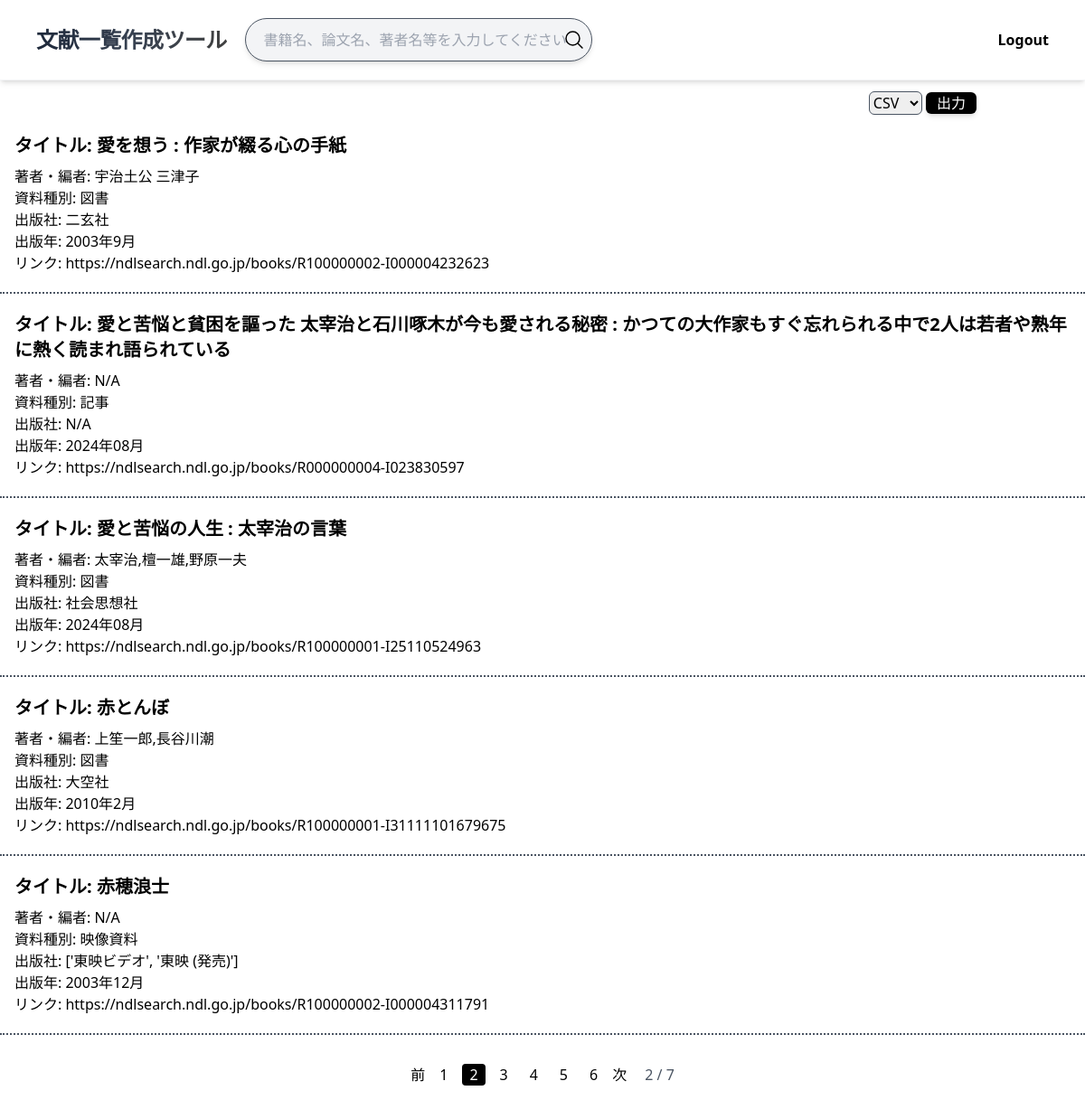
The page /mypage/?page=2 (signed in) on the database its author committed.
### api/models.py (models this page shows)
class Book(models.Model):
    type = models.ManyToManyField(Type, blank=True) #図書種別
    title = models.CharField(max_length=255) #資料タイトル
    author = models.ManyToManyField(Author, blank=True) #著者
    publisher = models.ForeignKey(Publisher, on_delete=models.PROTECT) #出版社
    date = models.CharField(max_length=10) #出版年
    magazine_title = models.ManyToManyField(Magazine, blank=True) #掲載誌タイトル
    magazine_number = models.CharField(max_length=20, blank=True) #掲載誌関数
    magazine_date = models.CharField(max_length=10, blank=True) #掲載誌出版年
    page = models.CharField(max_length=20, blank=True) #論文掲載ページ数
    link = models.URLField(blank=True) #図書資料へのアクセスURL
    user = models.ForeignKey(User, on_delete=models.CASCADE, related_name='favorites', null=True) #email

class Author(models.Model):
    author = models.CharField(max_length=20)

class Type(models.Model):
    type = models.CharField(max_length=5)

class Publisher(models.Model):
    publisher = models.CharField(max_length=20)

### api/views.py (the view)
# urls.py: path('mypage/', BookListView.as_view(), name='mypage'),
class BookListView(ListView, FormView):
    print("OK")
    template_name = 'mypage.html'
    context_object_name = 'book_obj'
    form_class = SearchForm
    paginate_by = 5
    def get_queryset(self):
        print('get_queryset関数OK')
        return Book.objects.filter(user=self.request.user)

### api/forms.py
class SearchForm(forms.Form):
    searchword = forms.CharField(label="検索ワード", max_length=10, )
    def __init__(self, *args, **kwargs):
        super().__init__(*args, **kwargs)
        self.fields["searchword"].widget.attrs["class"] = "block w-full h-12 pl-5 border rounded-full bg-gray-100 border-gray-600 shadow-md "
        self.fields["searchword"].widget.attrs["placeholder"] = "書籍名、論文名、著者名等を入力してください"

### templates/mypage.html (shortened to what this page needs)
{% load static %}
<!DOCTYPE html>
<html lang="en">
<head>
    <script src="https://cdn.tailwindcss.com"></script>
</head>
<body class="h-full">
    {% block content %}
    <header class="mb-3 border-b border-gray-100 shadow-md">
        <div class="flex justify-between py-5 mx-10 border-gray-600">
            <div class="flex space-x-5">
                <div class="flex items-center">
                    <a href="{% url "api:top" %}">
                        <span class="text-2xl font-semibold tracking-tight
                        bg-gradient-to-r from-slate-800 via-gray-700 to-neutral-700
                        bg-clip-text text-transparent">文献一覧作成ツール</span>
                    </a>
                </div>
                <div class="flex items-center">
                    <form action="/search/" method="post">
                        <div class="relative w-96">
                            {{ form.searchword }}
                            <button type="submit" class="absolute right-2 top-2/4 -translate-y-2/4">
                                    <svg xmlns="http://www.w3.org/2000/svg" fill="none" viewBox="0 0 24 24" stroke-width="1.5" stroke="currentColor" class="size-6">
                                        <path stroke-linecap="round" stroke-linejoin="round" d="m21 21-5.197-5.197m0 0A7.5 7.5 0 1 0 5.196 5.196a7.5 7.5 0 0 0 10.607 10.607Z" />
                                    </svg>
                            </button>
                        </div>
                    </form>
                </div>
            </div>
            <div class="flex items-center">
                <nav class="space-x-4">
                    <form method="post" action="{% url "api:logout" %}">
                        <button type="submit" class="font-semibold">Logout</button>
                    </form>
                </nav>
            </div>
        </div>
    </header>
    <main>
        <div class="flex justify-center">
            <div class="flex items-center justify-end w-4/5">
                <form method="post" action="{% url "api:export" %}">{% csrf_token %}
                    <select name="output" class="border border-gray-600 rounded-md">
                        <option value="csv">CSV</option>
                    </select>
                    <button type="submit" class="px-3 text-center bg-black rounded-md shadow-md text-white hover:bg-gray-300 hover:text-black hover:duration-500" >出力</button>
                </form>
            </div>
        </div>
        <div class="">
            {% for book in book_obj %}
                <form method="post" action="">{% csrf_token %}
                    <div class=" pt-3 pb-5 border-b-2 border-dotted border-gray-600" value="{{ book }}">
                        <div class="px-4">
                            <a href="{% url 'api:update_bookpage' book.pk %}"><p name="title" class="font-bold py-2 text-xl">タイトル: {{ book.title }}</p></a>
                            {% for author in book.author.all %}
                                <div><p name="author">著者・編者: {{ author.author }}</p></div>
                            {% endfor %}
                            {% for type in book.type.all %}
                                <div><p name="type">資料種別: {{ type.type }}</p></div>
                            {% endfor %}
                            <div><p name="publisher">出版社: {{ book.publisher.publisher }}</p></div>
                            <div><p name="date">出版年: {{ book.date }}</p></div>
                            <div>リンク: <a name="link" href="{{ book.link }}">{{ book.link }}</a></div>
                        </div>
                    </div>
                </form>
            {% endfor %}
        </div>
        <div class="pagination mt-8 mb-4 flex justify-center">
            <ul class="pagination flex space-x-2">
                {% if page_obj.has_previous %}
                    <li><a href="?page={{ page_obj.previous_page_number }}" class="page-link text-primary d-inline-block">前</a></li>
                {% else %}
                    <li class="disabled"><div class="page-link text-secondary d-inline-block disabled" href="#">前</div></li>
                {% endif %}
                {% for num in page_obj.paginator.page_range %}
                    {% if num %}
                        {% if num == page_obj.number %}
                            <li class="current-page">
                                <div class="bg-black text-white rounded px-2">
                                    {{ num }}
                                </div>
                            </li>
                        {% elif page_obj.number|add:"4" >= num and page_obj.number|add:"-4" <= num %}
                            <li>
                                <a href="?page={{ num }}" class="page-link text-primary d-inline-block rounded px-2">
                                    {{ num }}
                                </a>
                            </li>
                        {% endif %}
                    {% endif %}
                {% endfor %}
                {% if page_obj.has_next %}
                    <li>
                        <a href="?page={{ page_obj.next_page_number }}" class="page-link text-primary d-inline-block">
                            次
                        </a>
                    </li>
                {% else %}
                    <li class="disabled">
                        <div class="page-link text-secondary d-inline-block disabled">
                            次
                        </div>
                    </li>
                {% endif %}
                <li class="pl-3 p-md-2 text-gray-600">
                    {{ page_obj.number }} / {{ page_obj.paginator.num_pages }}
                </li>
            </ul>
        </div>
        {% endblock content %}
    </main>
</body>
</html>

### rows shown on the page
Book: title "愛を想う : 作家が綴る心の手紙", publisher.publisher "二玄社", date "2003年9月", link "https://ndlsearch.ndl.go.jp/books/R100000002-I000004232623"
Author: author "宇治土公 三津子"
Type: type "図書"
Book: title "愛と苦悩と貧困を謳った 太宰治と石川啄木が今も愛される秘密 : かつての大作家もすぐ忘れられる中で2人は若者や熟年に熱く読まれ語られている", publisher.publisher "N/A", date "2024年08月", link "https://ndlsearch.ndl.go.jp/books/R000000004-I023830597"
Author: author "N/A"
Type: type "記事"
Book: title "愛と苦悩の人生 : 太宰治の言葉", publisher.publisher "社会思想社", date "2024年08月", link "https://ndlsearch.ndl.go.jp/books/R100000001-I25110524963"
Author: author "太宰治,檀一雄,野原一夫"
Book: title "赤とんぼ", publisher.publisher "大空社", date "2010年2月", link "https://ndlsearch.ndl.go.jp/books/R100000001-I31111101679675"
Author: author "上笙一郎,長谷川潮"
Book: title "赤穂浪士", publisher.publisher "['東映ビデオ', '東映 (発売)']", date "2003年12月", link "https://ndlsearch.ndl.go.jp/books/R100000002-I000004311791"
Type: type "映像資料"

### other values the page prints
{{ num }} "1" "3" "4" "5" "6"
{{ num }} "2"
{{ page_obj.number }} "2"
{{ page_obj.paginator.num_pages }} "7"
